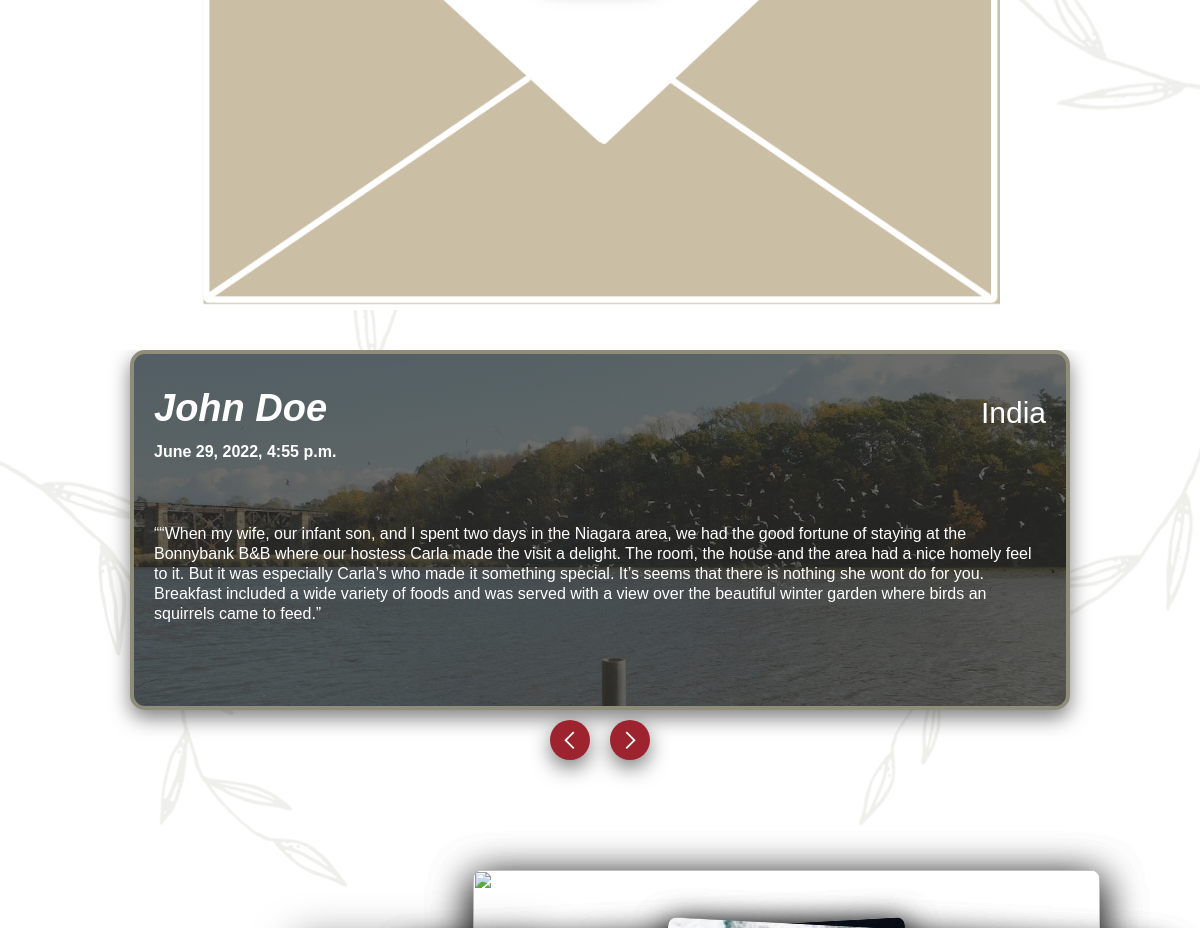
The app's page / (middle part), older data.
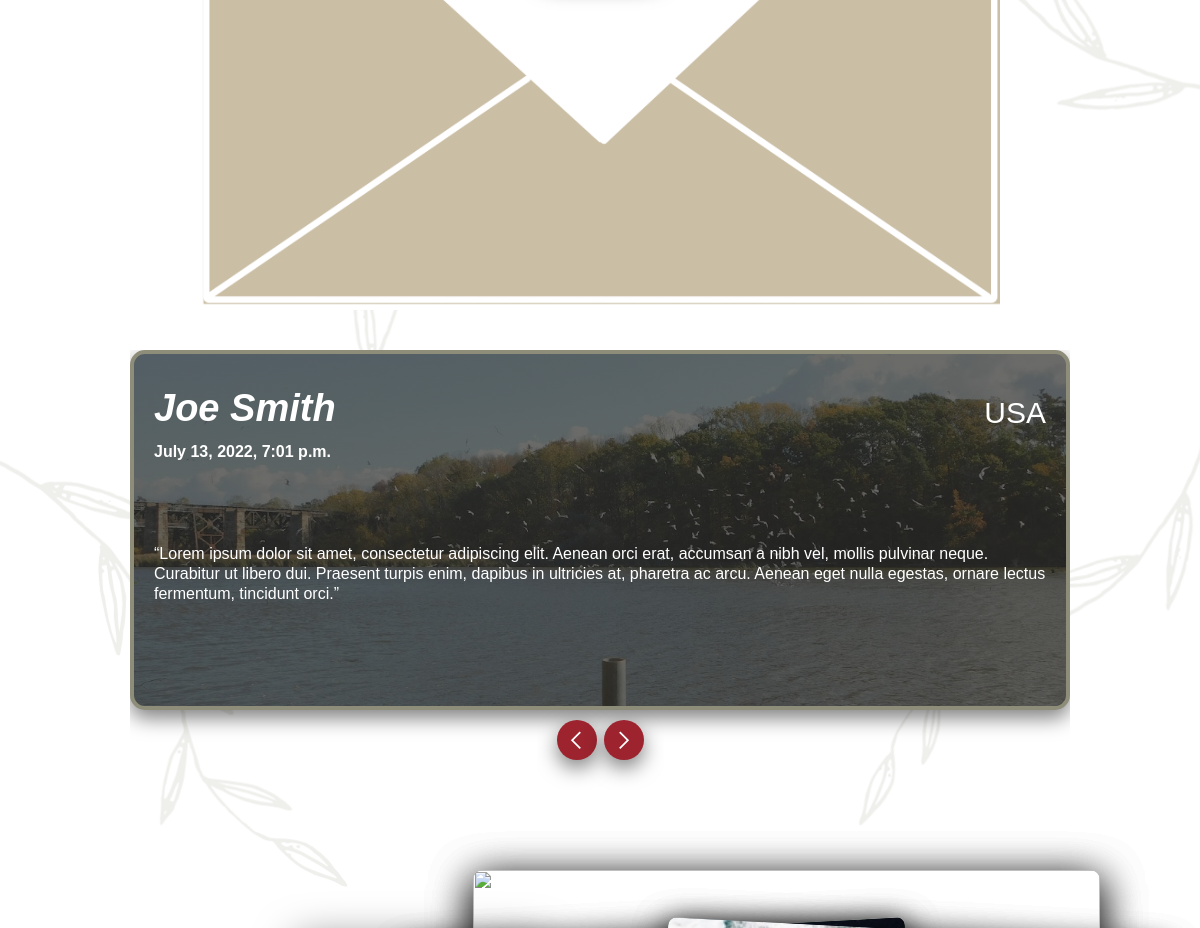
The same page, newer data.
### bonnybank_app/models.py (models this page shows, shortened)
class Review(models.Model):
    name = models.CharField(max_length=200)
    country = models.CharField(max_length=200)
    date = models.DateTimeField(auto_now_add=True)
    quote = models.TextField(max_length=500) #Temporary value and change later for the card size

### bonnybank_app/views.py (the view)
# urls.py: path('', views.index, name="index"),
def index(request):
    review = Review.objects.all()
    context = {'review': review}
    return render(request, 'index.html', context)

### templates/index.html (shortened to what this page needs)
<!DOCTYPE html>
{% load static %}
<html data-wf-page="62ac7eea8daf5f80a86940c3" data-wf-site="62ac7eea8daf5fe60e6940c1">
<head>
  <link href="{% static 'css/normalize.css' %}" rel="stylesheet" type="text/css">
  <link href="{% static 'css/webflow.css' %}" rel="stylesheet" type="text/css">
  <link href="{% static 'css/bonnybank-b-b.webflow.css' %}" rel="stylesheet" type="text/css">
</head>
<body class="body-new">
  <div class="section-3 wf-section">
    <div class="envelope">
    </div>
  </div>
  <div class="body-section-2 reviews wf-section">
    <div data-delay="4000" data-animation="slide" class="slider-9 w-slider" data-autoplay="false" data-easing="ease" data-hide-arrows="false" data-disable-swipe="false" data-autoplay-limit="0" data-nav-spacing="3" data-duration="500" data-infinite="true">
      <div class="w-slider-mask">
        {% for entry in review %}
        <div class="w-slide">
          <div class="container-20 w-container">
            <div class="div-block-63">
              <h1 class="heading-23"><strong><em class="italic-text-7">{{entry.name}}</em></strong></h1>
              <div class="text-block-34">{{entry.country}}</div>
            </div>
            <div class="text-block-33"><strong><em class="italic-text-5">{{entry.date}}</em></strong></div>
            <div class="text-block-32">“{{entry.quote}}”</div>
          </div>
        </div>
        {% endfor %}
      </div>
      <div class="left-arrow-9 w-slider-arrow-left">
        <div class="button alt">
          <div class="icon-10 w-icon-slider-left"></div>
        </div>
      </div>
      <div class="right-arrow-9 w-slider-arrow-right">
        <div class="button alt">
          <div class="icon-9 w-icon-slider-right"></div>
        </div>
      </div>
    </div>
  </div>
  <div class="section-4 wf-section">
    <div class="container-7 w-container">
      <div data-delay="4000" data-animation="over" class="slider-3 w-slider" data-autoplay="false" data-easing="ease-out-quint" data-hide-arrows="false" data-disable-swipe="false" data-autoplay-limit="0" data-nav-spacing="3" data-duration="0" data-infinite="true">
        <div class="slider__mask w-slider-mask">
          <div class="slide-8 w-slide"></div>
          <div class="slide-8 w-slide"></div>
          <div class="slide-8 w-slide"><img src="https://uploads-ssl.webflow.com/62ac8834ab9f9386cd6752ef/62ac8834ab9f9389b26752f7_DSCN1487.JPG" alt="" class="slide__image current"></div>
        </div>
      </div>
    </div>
  </div>
</body>
</html>

Row changes from the older to the newer data that the page shows:
removed Review: name "John Doe", country "India", date "June 29, 2022, 4:55 p.m.", quote "“When my wife, our infant son, and I spent two days in the Niagara area, we had the good fortune of staying at the Bonnybank B&B where our hostess Carla made the visit a delight. The room, the house and the area had a nice homely feel to it. But it was especially Carla’s who made it something special. It’s seems that there is nothing she wont do for you. Breakfast included a wide variety of foods and was served with a view over the beautiful winter garden where birds an squirrels came to feed."
added Review: name "Joe Smith", country "USA", date "July 13, 2022, 7:01 p.m.", quote "Lorem ipsum dolor sit amet, consectetur adipiscing elit. Aenean orci erat, accumsan a nibh vel, mollis pulvinar neque. Curabitur ut libero dui. Praesent turpis enim, dapibus in ultricies at, pharetra ac arcu. Aenean eget nulla egestas, ornare lectus fermentum, tincidunt orci."
